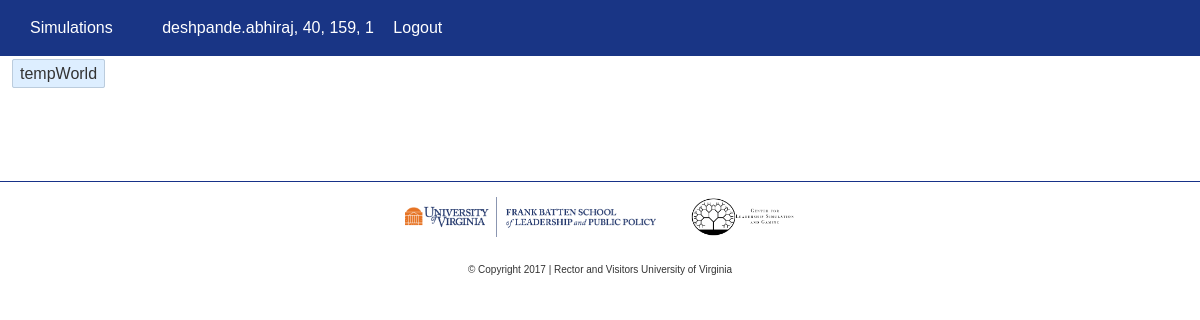
Screenshot of /newsfeed/ (signed in) with the database file from the repository.
### NewsHub/models.py (models this page shows, shortened)
@python_2_unicode_compatible
class UserClass(AbstractUser):
    world = models.CharField(max_length=10, choices=get_worlds_list())
    role = models.CharField(max_length=10, choices=get_roles_list())
    country = models.CharField(max_length=10, choices=get_country_list())
    allowed_games = MultiSelectField(choices=get_games_list())

@python_2_unicode_compatible
class WorldData(models.Model):
    world_name = models.CharField(max_length=64)
    slug = models.SlugField(max_length=64)
    running = models.BooleanField(default=False)
    lastday = models.IntegerField(default=0)
    class Meta:
        managed = True
        db_table = 'WorldData'
        verbose_name_plural = "world data"
    def __str__(self):
        return self.world_name

### NewsHub/views.py (the view)
# urls.py: url(r'^newsfeed/$', newsfeed, name='newsfeed'),
def newsfeed(request):
    worlds = WorldData.objects.order_by('world_name')
    if request.user.is_authenticated:
        url_string = 'NewsFeed/newsfeed.html'
    else:
        url_string = 'registration/login.html'
    return render(request,
                  url_string,
                  {
                      "worlds": worlds,
                  }
                  )

### templates/NewsFeed/newsfeed.html (shortened to what this page needs)
{% extends "NewsFeed/../base.html" %}
{% load staticfiles %}
{% block content %}
    <ul class="worlds">
        {% for world in worlds %}
            <li class="world-link"
                data-world-id="{{ world.id }}">{{ world }}</li>
        {% empty %}
            <p class="empty">No worlds defined. May make some in the <a
                    href="{% url 'admin:index' %}">admin</a>?
            </p>
        {% endfor %}
    </ul>
{% endblock %}

### templates/base.html (shortened to what this page needs)
<!DOCTYPE html>
{% load staticfiles %}
<html lang="en">
<head>
    <link rel="stylesheet"
          href="https://maxcdn.bootstrapcdn.com/bootstrap/3.3.7/css/bootstrap.min.css"
>
    <link rel="stylesheet" href="{% static '/css/main.css' %}" type="text/css"
          media="screen">
    <link rel="stylesheet"
          href="https://maxcdn.bootstrapcdn.com/font-awesome/4.7.0/css/font-awesome.min.css">
</head>
<body>
<div id="wrapper">
    <div id="header">
        <div>
            <span class="col text-left link-action">
                <a href="{% url 'home' %}">Simulations</a>
            </span>
            <span class="col text-right link-action">
                {% if user.is_authenticated %}
                    {{ user.username }}, {{ user.world }},
                    {{ user.country }}, {{ user.role }}
                    <a href="{% url 'logout' %}"
                       style="visibility: visible">Logout</a>
                {% else %}
                    <a href="{% url 'login' %}"
                       style="visibility: visible">Login</a>
                {% endif %}
            </span>
        </div>
    </div>
    <div id="content">
        {% block content %}{% endblock %}
    </div>
    <div id="footer">
        <ul>
            <a href="https://batten.virginia.edu/">
                <img src="{% static 'img/batten-logo.png' %}"
                     alt="[Batten Logo]">
            </a>
        </ul>
        <ul>
            <a href="https://batten.virginia.edu/clsg">
                <img src="{% static 'img/clsg-logo.png' %}" alt="[CLSG Logo]">
            </a>
        </ul>
        <div class="text-center">
            <p class="copyright">© Copyright
                | Rector and Visitors
                University of Virginia
            </p>
        </div>
    </div>
</div>
</body>
</html>

### static/css/main.css (style rules this page uses)
html, body, div, span, applet, object, iframe, h1, h2, h3, h4, h5, h6, p, blockquote, pre, a, abbr, acronym, address, big, cite, code, del, dfn, em, img, ins, kbd, q, s, samp, small, strike, strong, sub, sup, tt, var, b, u, i, center, dl, dt, dd, ol, ul, li, fieldset, form, label, legend, table, caption, tbody, tfoot, thead, tr, th, td, article, aside, canvas, details, embed, figure, figcaption, footer, header, hgroup, menu, nav, output, ruby, section, summary, time, mark, audio, video { margin: 0px 0px 0px 0px; padding: 0; border: 0; font-size: 100%; font: inherit; vertical-align: baseline; }
html { height: 100%; min-width: 400px; }
body { line-height: 1; font-family: "Avenir Next", sans-serif; }
ol, ul { list-style: none; }
p { margin: 1em 0 2em 0; }
div { display: block; }
.worlds li { padding: 5px 7px; background: #def; display: inline; margin: 5px 2px; border: 1px solid #bcd; border-radius: 2px; cursor: pointer; }
.copyright { font-size: 10px; }
.link-action, .link-action a, .link-action a:hover, .link-action a:active { margin: 0px 15px 0px 15px; text-decoration: none; color: #FFFFFF; }
#wrapper { min-height: 100%; height: 100%; position: relative; }
#header { padding: 20px 0; background: #193585; color: #fff; }
#content { padding: 10px 10px 100px; }
#footer { position: absolute; bottom: 0; width: 100%; height: 0px; background: #FFFFFF; text-align: center; border-top: 1px solid #173288; }
#footer ul { display: inline-block; }
#footer img { max-height: 70px; padding: 15px; }

### rows the page displays
UserClass: username "deshpande.abhiraj", world "40", country "159", role "1"
WorldData: world_name "tempWorld"
